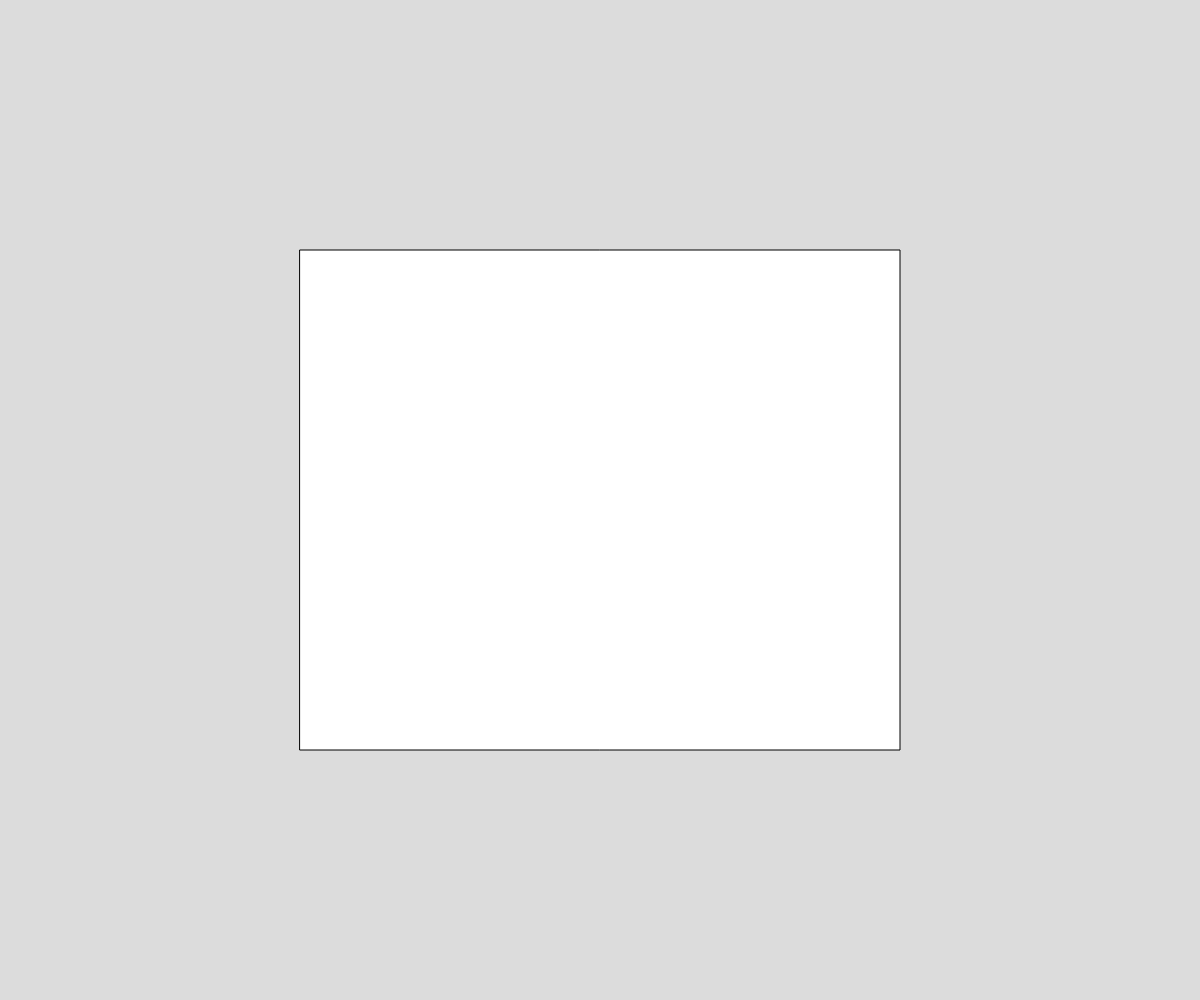
Frame 1 (no input)
Frame 60 (no input): identical to frame 1, image omitted
Frame 120 (the mouse pressed at the canvas centre since frame 60): identical to frame 1, image omitted

The p5.js sketch that drew this single still picture (run headless with seeded random() and noise() and a simulated clock; from frame 60 on, the mouse is pressed at the canvas centre):

// p5.js sketch
// ── sketch.js
let x, y, w, h;

function setup() {
  createCanvas(windowWidth, windowHeight);
  console.log('width', width, 'height', height)
}

// listening for the browser window to change size
// if the window changes size, then resize the canvas
function windowResized() {
  resizeCanvas(windowWidth, windowHeight);
  console.log('width', width, 'height', height)
}

function draw() {
  background(220);

  x = width / 4;
  y = height / 4;
  w = width / 2;
  h = height / 2;

  rect(x, y, w, h);
}

// https://editor.p5js.org/jht1493/sketches/laTHAOolo
// https://editor.p5js.org/enickles/sketches/Jg66rEDyK
// ICM-06 Example - ICM 21 Week 2 - Responsive rect
